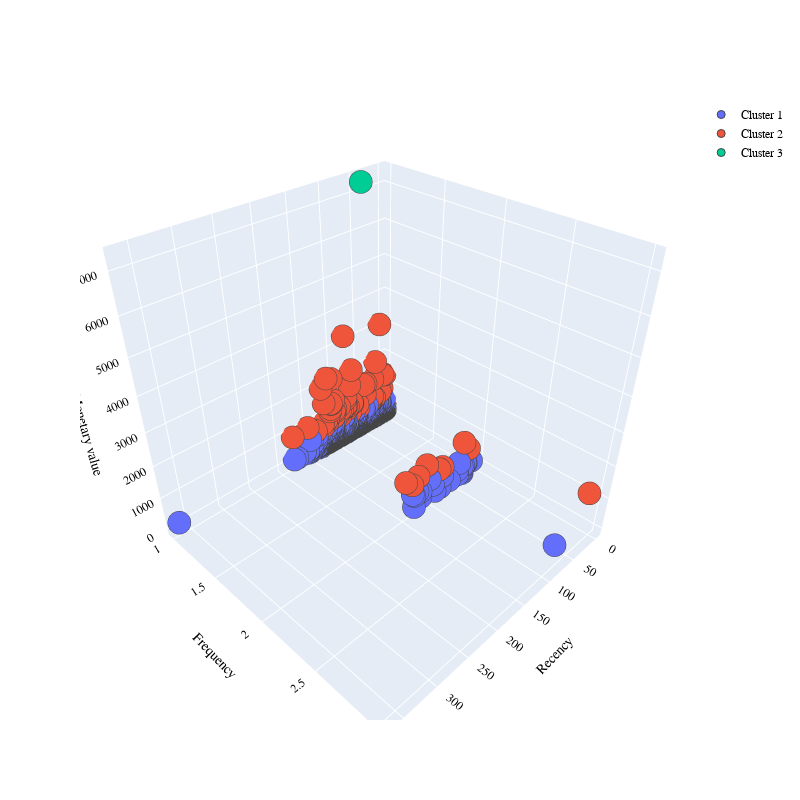

Notebook code for this chart:
### Markdown cell above
Testing:

### Code cell
#df = prepare_data(r"C:\Users\39339\Documents\University materials\University materials\Erasmus IE\DevOps\Devops_Project\Customer_Segmentation_DevOps\data\external\customer_segmentation.csv")
#df = drop_columns(df)
df = prepare_data(data_filepath)
df = drop_c_id(df)
df = clean_data(df)

#RFM
frequency = get_frequencies(df)
monetary = get_monetary(df)
recency = get_recency(df)
rfm_dataset = concatenate_dataframes(recency, monetary, frequency)


#initial stats and data visualization
describe_dataset(rfm_dataset)
#corr(rfm_dataset)
visualize_data(rfm_dataset)
plot_average_spending_by_frequency(rfm_dataset)
plot_payment_value_distribution(rfm_dataset)
freq(rfm_dataset)
pairplot(rfm_dataset)
spending_by_recency(rfm_dataset)
payments_distribution(rfm_dataset)

#kmeans
X = elbow_method(rfm_dataset)[0]
best_params = get_best_kmeans_params(X)

rfmcopy = choose(rfm_dataset,X)[0]
#number of clusters picked
nclusterskmeans = choose(rfm_dataset,X)[1]
plot_clusters(rfmcopy, clusters1=choose(rfm_dataset,X)[1])

silscores = {}
silscores['kmeans'] = silhouette_score_f(X, rfmcopy, 'kmeans_cluster')

### Figure 1 — Plotly figure (JSON) as saved in the notebook; plotly's stock layout.template omitted (floating-point values rounded to 4 significant figures; data arrays with more than 128 entries replaced by an {"elided": "..."} marker saying what was removed)
{"data": [{"marker": {"line": {"width": 1}, "size": 8}, "mode": "markers", "name": "Cluster 1", "type": "scatter3d", "x": {"elided": "1236 int values"}, "y": {"elided": "1236 int values"}, "z": {"elided": "1236 float values"}}, {"marker": {"line": {"width": 1}, "size": 8}, "mode": "markers", "name": "Cluster 2", "type": "scatter3d", "x": [108, 123, 84, 138, 75, 109, 26, 44, 42, 100, 81, 57, 30, 80, 81, 103, 102, 91, 101, 122, 1, 11, 113, 81, 68, 87, 152, 7, 145, 20, 55, 21, 115, 32, 93, 91, 79, 72, 76, 106, 81, 103, 118, 118, 133, 23, 108, 11, 124, 93, 32, 125, 40, 106, 78, 20, 67, 72, 5, 179, 24, 68, 121, 104, 116, 97, 27, 110], "y": [1, 1, 1, 1, 2, 1, 1, 1, 1, 1, 1, 1, 1, 1, 2, 1, 1, 1, 1, 2, 1, 1, 1, 1, 1, 1, 1, 1, 2, 1, 1, 2, 1, 1, 1, 1, 1, 1, 1, 2, 1, 1, 1, 1, 2, 1, 1, 1, 1, 1, 2, 1, 1, 1, 1, 3, 1, 1, 1, 1, 1, 1, 1, 1, 1, 1, 1, 1], "z": [1308.0, 672.4, 900.3, 663.2, 747.6, 1130.0, 1372.0, 1343.0, 993.5, 1052.0, 1181.0, 788.4, 649.8, 1271.0, 736.5, 1006.0, 668.3, 924.1, 963.4, 972.9, 1313.0, 813.6, 904.8, 961.5, 2066.0, 903.8, 917.7, 882.9, 1044.0, 1916.0, 664.8, 765.8, 2208.0, 658.3, 839.6, 719.7, 947.7, 1590.0, 892.4, 1166.0, 3256.0, 1372.0, 813.4, 819.3, 820.7, 700.5, 1289.0, 3076.0, 766.9, 1054.0, 1082.0, 1963.0, 1351.0, 2115.0, 820.2, 1418.0, 919.4, 645.2, 1343.0, 876.5, 676.2, 949.6, 1439.0, 795.6, 735.5, 765.8, 782.2, 1058.0]}, {"marker": {"line": {"width": 1}, "size": 8}, "mode": "markers", "name": "Cluster 3", "type": "scatter3d", "x": [42], "y": [1], "z": [7275.0]}], "layout": {"autosize": true, "font": {"color": "black", "family": "Gilroy", "size": 12}, "height": 800, "scene": {"xaxis": {"title": {"font": {"color": "black"}, "text": "Recency"}}, "yaxis": {"title": {"font": {"color": "black"}, "text": "Frequency"}}, "zaxis": {"title": {"font": {"color": "black"}, "text": "Monetary value"}}}, "showlegend": true, "width": 800}}
